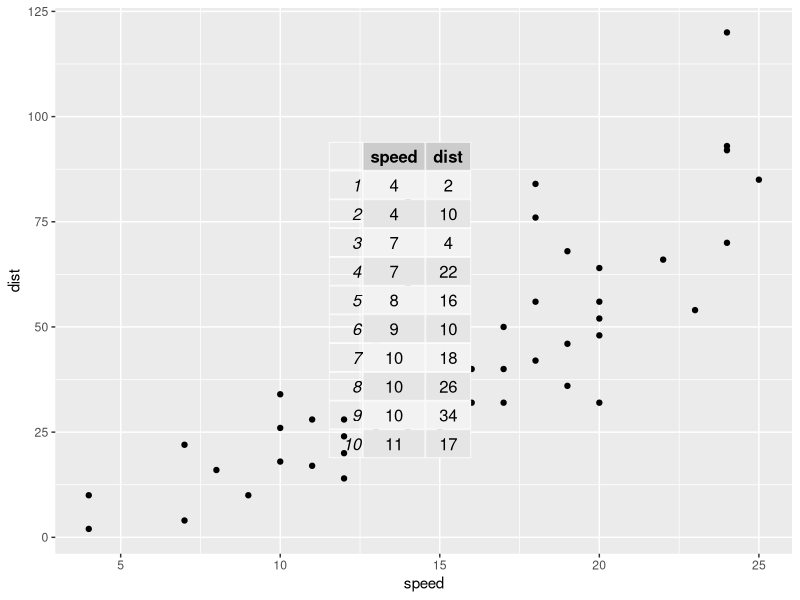

The R source for this figure:
## ---- chunk 1
knitr::opts_chunk$set(echo = FALSE)

# Running the setup first allows you to set the options for how each chunk of R code
# will be handled, and the options are in fact part of the first chunk.
# In this example, I've set the echo = FALSE so the R code isn't displayed to the user

#Note that if you want to load any other dependencies, you can load them here:
library(ggplot2)

# Always end the chunk before moving on to the regular markdown content using:

## ---- chunk 2
# for this chunk, I turned the echo = TRUE so you can see the R output.
# each chunk should have different names so you can easily debug your code

## ---- chunk 3
data <- cars
ggplot(data, aes(x = speed, y = dist)) +
  geom_point()
## ---- chunk 4
# table with just R output
head(cars, n=10)
## ---- chunk 5
# table with grid/gridExtra packages
library(grid)
library(gridExtra)
x <- tableGrob(head(cars, n=10))
grid.draw(x)

